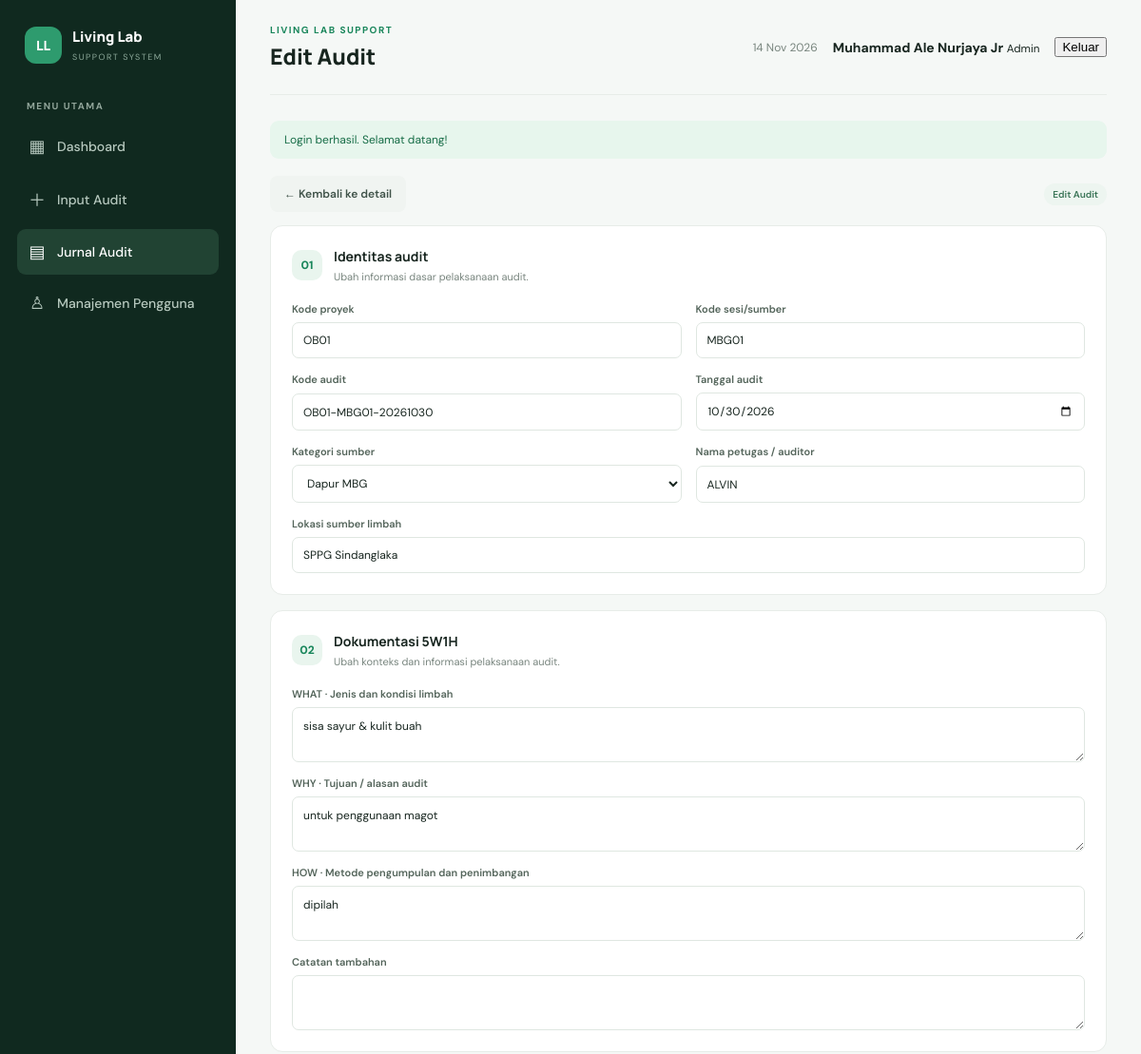
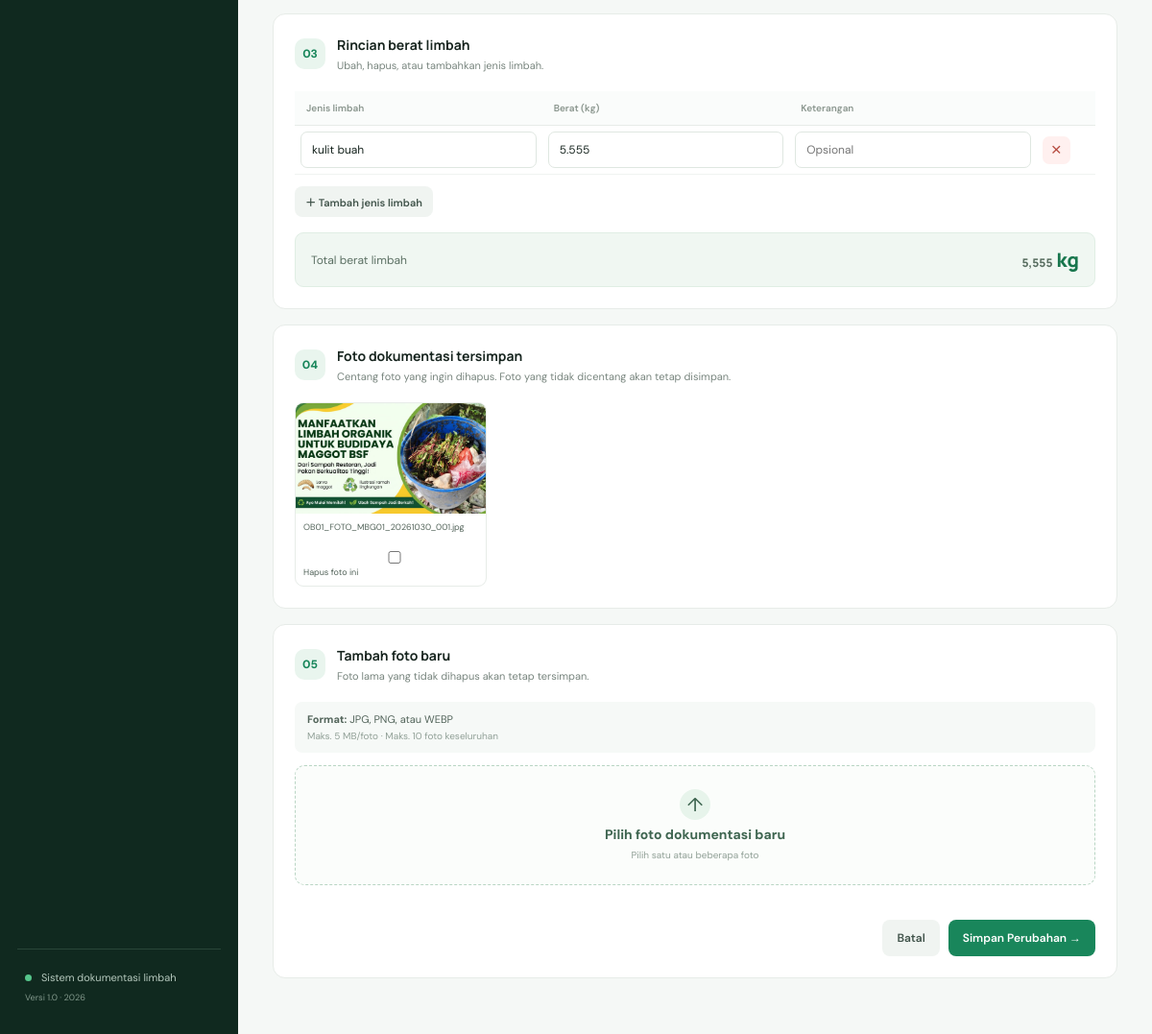
The page /audit/edit.php?id=1 (signed in) on the database its author committed (2 pictures, top to bottom).
### tables this page shows
CREATE TABLE `users` (
  `id` int UNSIGNED NOT NULL,
  `full_name` varchar(100) NOT NULL,
  `username` varchar(50) NOT NULL,
  `password` varchar(255) NOT NULL,
  `role` enum('admin','petugas') NOT NULL DEFAULT 'petugas',
  `is_active` tinyint(1) NOT NULL DEFAULT '1',
  `must_change_password` tinyint(1) NOT NULL DEFAULT '0',
  `created_at` timestamp NULL DEFAULT CURRENT_TIMESTAMP,
  `updated_at` timestamp NULL DEFAULT CURRENT_TIMESTAMP ON UPDATE CURRENT_TIMESTAMP
);

CREATE TABLE `audit_logs` (
  `id` bigint UNSIGNED NOT NULL,
  `audit_code` varchar(40) NOT NULL,
  `project_code` varchar(12) NOT NULL,
  `session_code` varchar(12) NOT NULL,
  `audit_date` date NOT NULL,
  `source_category` enum('Rumah Tangga','Rumah Makan','Warung','Pasar','Dapur MBG') NOT NULL,
  `auditor` varchar(120) NOT NULL,
  `location` varchar(180) NOT NULL,
  `what_description` text NOT NULL,
  `why_description` text NOT NULL,
  `how_description` text NOT NULL,
  `notes` text,
  `total_weight` decimal(12,3) NOT NULL DEFAULT '0.000',
  `created_at` timestamp NOT NULL DEFAULT CURRENT_TIMESTAMP,
  `updated_at` timestamp NOT NULL DEFAULT CURRENT_TIMESTAMP ON UPDATE CURRENT_TIMESTAMP
);

CREATE TABLE `waste_details` (
  `id` bigint UNSIGNED NOT NULL,
  `audit_id` bigint UNSIGNED NOT NULL,
  `waste_type` varchar(150) NOT NULL,
  `weight_kg` decimal(12,3) NOT NULL,
  `note` varchar(255) DEFAULT NULL,
  `created_at` timestamp NOT NULL DEFAULT CURRENT_TIMESTAMP
);

CREATE TABLE `audit_photos` (
  `id` bigint UNSIGNED NOT NULL,
  `audit_id` bigint UNSIGNED NOT NULL,
  `original_name` varchar(255) NOT NULL,
  `stored_name` varchar(255) NOT NULL,
  `mime_type` varchar(80) NOT NULL,
  `file_size` int UNSIGNED NOT NULL,
  `created_at` timestamp NOT NULL DEFAULT CURRENT_TIMESTAMP
);

### config/config.php (called while the page is built, shortened)
<?php
function app_url(string $path = ''): string {
    return rtrim(BASE_URL, '/') . '/' . ltrim($path, '/');
}
function e(?string $value): string {
    return htmlspecialchars((string)$value, ENT_QUOTES, 'UTF-8');
}

### includes/functions.php (called while the page is built, shortened)
<?php
function source_categories(): array {
    return [
        'Rumah Tangga',
        'Rumah Makan',
        'Warung',
        'Pasar',
        'Dapur MBG'
    ];
}
function get_flash(): ?array {
    $value = $_SESSION['flash'] ?? null;
    return $value;
}
function current_user(): ?array {
    return $_SESSION['user'] ?? null;
}
function require_login(): void {
    $userId = (int) $_SESSION['user']['id'];
    $stmt = $GLOBALS['pdo']->prepare(
        "SELECT
            id,
            full_name,
            username,
            role,
            is_active,
            must_change_password
         FROM users
         WHERE id = ?
         LIMIT 1"
    );
    $stmt->execute([$userId]);
}
function require_role(string ...$roles): void {
    require_login();
}

### audit/edit.php (the view, shortened to what this page needs)
<?php
require_once __DIR__ . '/../includes/functions.php';
require_role('admin');
$id = filter_input(INPUT_GET, 'id', FILTER_VALIDATE_INT);
$stmt = $pdo->prepare("
    SELECT *
    FROM audit_logs
    WHERE id = ?
    LIMIT 1
");
$stmt->execute([$id]);
$audit = $stmt->fetch();
$stmt = $pdo->prepare("
    SELECT *
    FROM waste_details
    WHERE audit_id = ?
    ORDER BY id ASC
");
$stmt->execute([$id]);
$details = $stmt->fetchAll();
$stmt = $pdo->prepare("
    SELECT *
    FROM audit_photos
    WHERE audit_id = ?
    ORDER BY id ASC
");
$stmt->execute([$id]);
$photos = $stmt->fetchAll();
$pageTitle = 'Edit Audit';
$active = 'journal';
require_once __DIR__ . '/../includes/header.php';
?>
<div class="detail-actions">
    <a
        class="btn btn-light"
        href="<?= e(app_url('audit/detail.php?id=' . $id)) ?>"
    >
        ← Kembali ke detail
    </a>
    <span class="category-chip">Edit Audit</span>
</div>
<form
    class="audit-form"
    action="<?= e(app_url('audit/update.php')) ?>"
    method="post"
    enctype="multipart/form-data"
    id="auditForm"
>
    <section class="panel form-panel">
        <div class="form-section-heading">
            <span class="step">01</span>
            <div>
                <h3>Identitas audit</h3>
                <p>Ubah informasi dasar pelaksanaan audit.</p>
            </div>
        </div>
        <div class="form-grid">
            <label>
                Kode proyek
                <input
                    name="project_code"
                    value="<?= e($audit['project_code']) ?>"
                    maxlength="12"
                    pattern="[A-Za-z0-9]{2,12}"
                    required
                >
            </label>
            <label>
                Kode sesi/sumber
                <input
                    name="session_code"
                    value="<?= e($audit['session_code']) ?>"
                    maxlength="12"
                    pattern="[A-Za-z0-9]{2,12}"
                    required
                >
            </label>
            <label>
                Kode audit
                <input
                    name="audit_code"
                    value="<?= e($audit['audit_code']) ?>"
                    maxlength="40"
                    required
                >
            </label>
            <label>
                Tanggal audit
                <input
                    type="date"
                    name="audit_date"
                    value="<?= e($audit['audit_date']) ?>"
                    required
                >
            </label>
            <label>
                Kategori sumber
                <select name="source_category" required>
                    <?php foreach (source_categories() as $category): ?>
                        <option
                            value="<?= e($category) ?>"
                            <?= $audit['source_category'] === $category ? 'selected' : '' ?>
                        >
                            <?= e($category) ?>
                        </option>
                    <?php endforeach; ?>
                </select>
            </label>
            <label>
                Nama petugas / auditor
                <input
                    name="auditor"
                    value="<?= e($audit['auditor']) ?>"
                    maxlength="120"
                    required
                >
            </label>
            <label class="full">
                Lokasi sumber limbah
                <input
                    name="location"
                    value="<?= e($audit['location']) ?>"
                    maxlength="180"
                    required
                >
            </label>
        </div>
    </section>
    <section class="panel form-panel">
        <div class="form-section-heading">
            <span class="step">02</span>
            <div>
                <h3>Dokumentasi 5W1H</h3>
                <p>Ubah konteks dan informasi pelaksanaan audit.</p>
            </div>
        </div>
        <div class="form-grid">
            <label class="full">
                WHAT · Jenis dan kondisi limbah
                <textarea
                    name="what_description"
                    rows="2"
                    required
                ><?= e($audit['what_description']) ?></textarea>
            </label>
            <label class="full">
                WHY · Tujuan / alasan audit
                <textarea
                    name="why_description"
                    rows="2"
                    required
                ><?= e($audit['why_description']) ?></textarea>
            </label>
            <label class="full">
                HOW · Metode pengumpulan dan penimbangan
                <textarea
                    name="how_description"
                    rows="2"
                    required
                ><?= e($audit['how_description']) ?></textarea>
            </label>
            <label class="full">
                Catatan tambahan
                <textarea
                    name="notes"
                    rows="2"
                ><?= e($audit['notes'] ?? '') ?></textarea>
            </label>
        </div>
    </section>
    <section class="panel form-panel">
        <div class="form-section-heading">
            <span class="step">03</span>
            <div>
                <h3>Rincian berat limbah</h3>
                <p>Ubah, hapus, atau tambahkan jenis limbah.</p>
            </div>
        </div>
        <div class="detail-table-wrap">
            <table class="detail-table">
                <thead>
                    <tr>
                        <th>Jenis limbah</th>
                        <th>Berat (kg)</th>
                        <th>Keterangan</th>
                        <th></th>
                    </tr>
                </thead>
                <tbody id="wasteRows">
                    <?php foreach ($details as $item): ?>
                        <tr class="waste-row">
                            <td>
                                <input
                                    name="waste_type[]"
                                    value="<?= e($item['waste_type']) ?>"
                                    required
                                >
                            </td>
                            <td>
                                <input
                                    name="weight[]"
                                    type="number"
                                    min="0.001"
                                    step="0.001"
                                    value="<?= e((string) $item['weight_kg']) ?>"
                                    required
                                    class="weight-input"
                                >
                            </td>
                            <td>
                                <input
                                    name="waste_note[]"
                                    value="<?= e($item['note'] ?? '') ?>"
                                    placeholder="Opsional"
                                >
                            </td>
                            <td>
                                <button
                                    type="button"
                                    class="icon-button remove-row"
                                    aria-label="Hapus baris"
                                >×</button>
                            </td>
                        </tr>
                    <?php endforeach; ?>
                </tbody>
            </table>
        </div>
        <button
            type="button"
            class="btn btn-light btn-small"
            id="addWasteRow"
        >
            ＋ Tambah jenis limbah
        </button>
        <div class="total-box">
            <span>Total berat limbah</span>
            <strong>
                <span id="totalWeight">0,000</span> kg
            </strong>
        </div>
    </section>
    <section class="panel form-panel">
        <div class="form-section-heading">
            <span class="step">04</span>
            <div>
                <h3>Foto dokumentasi tersimpan</h3>
                <p>
                    Centang foto yang ingin dihapus.
                    Foto yang tidak dicentang akan tetap disimpan.
                </p>
            </div>
        </div>
        <?php if ($photos): ?>
            <div class="photo-grid saved-photos">
                <?php foreach ($photos as $photo): ?>
                    <?php
                    $storedName = basename(
                        str_replace('\\', '/', (string) $photo['stored_name'])
                    );
                    $photoUrl = app_url(
                        'uploads/dokumentasi/' . rawurlencode($storedName)
                    );
                    ?>
                    <label class="saved-photo">
                        <img
                            src="<?= e($photoUrl) ?>"
                            alt="Dokumentasi audit"
                            loading="lazy"
                        >
                        <span><?= e($storedName) ?></span>
                        <span>
                            <input
                                type="checkbox"
                                name="remove_photos[]"
                                value="<?= (int) $photo['id'] ?>"
                            >
                            Hapus foto ini
                        </span>
                    </label>
                <?php endforeach; ?>
            </div>
        <?php else: ?>
            <p class="muted">Belum ada foto dokumentasi.</p>
        <?php endif; ?>
    </section>
    <section class="panel form-panel">
        <div class="form-section-heading">
            <span class="step">05</span>
            <div>
                <h3>Tambah foto baru</h3>
                <p>
                    Foto lama yang tidak dihapus akan tetap tersimpan.
                </p>
            </div>
        </div>
        <div class="upload-hint">
            <b>Format:</b> JPG, PNG, atau WEBP
            <span>Maks. 5 MB/foto · Maks. 10 foto keseluruhan</span>
        </div>
        <label class="upload-zone" for="photos">
            <span class="upload-symbol">↑</span>
            <b>Pilih foto dokumentasi baru</b>
            <small>Pilih satu atau beberapa foto</small>
        </label>
        <div class="form-footer">
            <a
                class="btn btn-light"
                href="<?= e(app_url('audit/detail.php?id=' . $id)) ?>"
            >
                Batal
            </a>
            <button class="btn btn-primary" type="submit">
                Simpan Perubahan →
            </button>
        </div>
    </section>
</form>
<?php require_once __DIR__ . '/../includes/footer.php'; ?>

### includes/header.php (shortened to what this page needs)
<?php
$pageTitle = $pageTitle ?? 'Dashboard';
$active = $active ?? '';
$flashMessage = get_flash();
$currentUser = current_user();
$isAdmin = $currentUser && $currentUser['role'] === 'admin';
?>
<!doctype html>
<html lang="id">
<head>
<link rel="stylesheet" href="<?= e(app_url('assets/css/style.css')) ?>">
</head>
<body>
<div class="app-shell">
<aside class="sidebar">
  <a class="brand" href="<?= e(app_url('index.php')) ?>">
    <span class="brand-mark">LL</span>
    <span><strong>Living Lab</strong><small>SUPPORT SYSTEM</small></span>
  </a>
  <div class="nav-label">MENU UTAMA</div>
  <nav>
    <a class="<?= $active === 'dashboard' ? 'active' : '' ?>" href="<?= e(app_url('index.php')) ?>"><span>▦</span> Dashboard</a>
    <a class="<?= $active === 'new' ? 'active' : '' ?>" href="<?= e(app_url('audit/tambah.php')) ?>"><span>＋</span> Input Audit</a>
    <a class="<?= $active === 'journal' ? 'active' : '' ?>" href="<?= e(app_url('jurnal/index.php')) ?>"><span>▤</span> Jurnal Audit</a>
    <?php if ($isAdmin): ?>
    <a class="<?= $active === 'users' ? 'active' : '' ?>" href="<?= e(app_url('pengguna/index.php')) ?>"><span>♙</span> Manajemen Pengguna</a>
    <?php endif; ?>
  </nav>
  <div class="sidebar-bottom">
    <span class="status-dot"></span> Sistem dokumentasi limbah<br>
    <small>Versi 1.0 · <?= date('Y') ?></small>
  </div>
</aside>
<main class="main-content">
<header class="topbar">
  <div>
    <div class="eyebrow">LIVING LAB SUPPORT</div>
    <h1><?= e($pageTitle) ?></h1>
  </div>
  <div class="topbar-right">
    <span class="today"><?= date('d M Y') ?></span>
    <?php if ($currentUser): ?>
      <div class="user-info">
        <strong><?= e($currentUser['full_name']) ?></strong>
        <small><?= $isAdmin ? 'Admin' : 'Petugas' ?></small>
      </div>
    <?php endif; ?>
    <form method="POST" action="<?= e(app_url('logout.php')) ?>">
      <button type="submit" class="logout-button">Keluar</button>
    </form>
  </div>
</header>
<?php if ($flashMessage): ?>
<div class="alert <?= e($flashMessage['type']) ?>">
  <?= e($flashMessage['message']) ?>
</div>
<?php endif; ?>

### rows shown on the page
users: full_name "Muhammad Ale Nurjaya Jr"
audit_logs: project_code "OB01", session_code "MBG01", audit_code "OB01-MBG01-20261030", audit_date "10/30/2026", auditor "ALVIN", location "SPPG Sindanglaka", what_description "sisa sayur & kulit buah", why_description "untuk penggunaan magot", how_description "dipilah"
waste_details: waste_type "kulit buah", weight_kg "5.555"
audit_photos: stored_name (picture), stored_name "OB01_FOTO_MBG01_20261030_001.jpg"

### other values the page prints
$pageTitle "Edit Audit"
$flashMessage['message'] "Login berhasil. Selamat datang!"
form field source_category "Dapur MBG"
